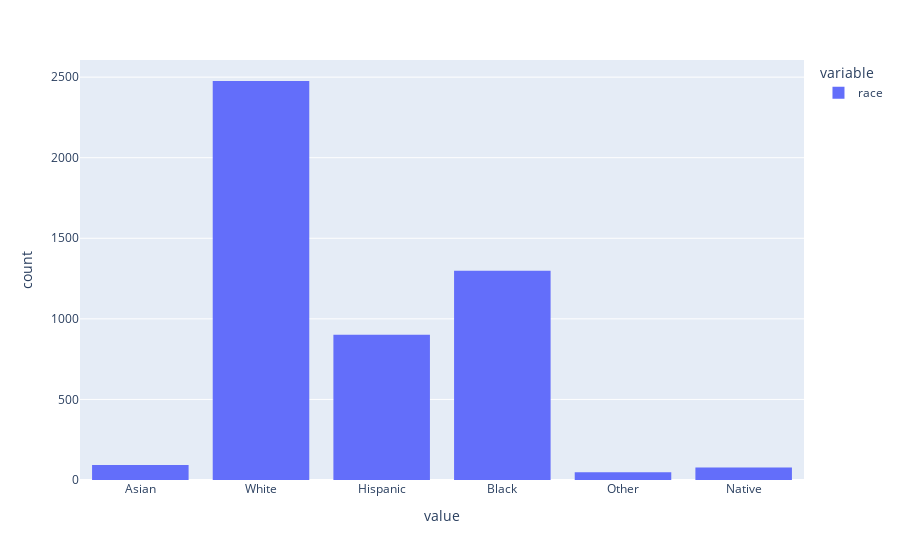

The notebook cell this image was saved under:
### Code cell
fig = px.histogram(df.race)
fig.show()

### Figure 1 — Plotly figure (JSON) as saved in the notebook; plotly's stock layout.template omitted (floating-point values rounded to 4 significant figures; data arrays with more than 128 entries replaced by an {"elided": "..."} marker saying what was removed)
{"data": [{"alignmentgroup": "True", "bingroup": "x", "hovertemplate": "variable=race<br>value=%{x}<br>count=%{y}<extra></extra>", "legendgroup": "race", "marker": {"color": "#636efa", "pattern": {"shape": ""}}, "name": "race", "offsetgroup": "race", "orientation": "v", "showlegend": true, "type": "histogram", "x": {"elided": "4895 str values"}, "xaxis": "x", "yaxis": "y"}], "layout": {"barmode": "relative", "legend": {"title": {"text": "variable"}, "tracegroupgap": 0}, "margin": {"t": 60}, "xaxis": {"anchor": "y", "domain": [0, 1], "title": {"text": "value"}}, "yaxis": {"anchor": "x", "domain": [0, 1], "title": {"text": "count"}}}}
